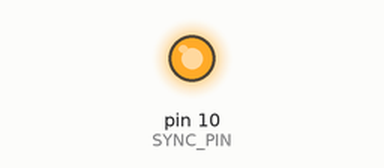
The sketch below on a simulated Arduino Uno, built with avr-gcc and run on an emulated ATmega328P. Parts: output pins drawn as LEDs (lit = HIGH).

Above: at 0.8 s.
Timing chart, 0 to 3.8 s (numbered marks = the images above):
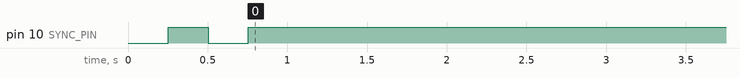

Measured:
- by itself, pin 10 (SYNC_PIN): HIGH → LOW at 0.50 s, → HIGH 0.25 s later

The sketch:

DigitalPotControlV2.ino
```cpp
#include <SPI.h>

/*
  Digital Pot Control

  A - connect this to voltage
  W - this is the pot's wiper, which changes when you set it
  B - connect this to ground.

 The circuit:
  * A pin connected to +5V
  * B pin connected to ground
  * An LED and a 220-ohm resisor in series connected from each W pin to ground
  * CS - to digital pin 10  (SS pin)
  * SDI - to digital pin 11 (MOSI pin)
  * CLK - to digital pin 13 (SCK pin)
*/

const int SYNC_PIN = 10;
const int dataReadyPin = 6;
const uint16_t RDAC_enable_uncalibrated = 6150;
const uint32_t SPI_FREQ = 20000;
const unsigned long LONG_DELAY = 250;
const unsigned long SHRT_DELAY = 1;

void setup() {
  pinMode(SYNC_PIN, OUTPUT);
  pinMode(dataReadyPin, INPUT);
  SPI.begin();
  SPI.beginTransaction(SPISettings(SPI_FREQ, MSBFIRST, SPI_MODE2));
  delay(LONG_DELAY);

  digitalWrite(dataReadyPin, HIGH);
  digitalWrite(SYNC_PIN, LOW);
  sendUint16(RDAC_enable_uncalibrated);
  digitalWrite(dataReadyPin, HIGH);
  digitalWrite(SYNC_PIN, LOW);

  delay(LONG_DELAY);
}

void sendUint16(uint16_t value){
  digitalWrite(dataReadyPin, HIGH);
  digitalWrite(SYNC_PIN, LOW);
  delay(SHRT_DELAY);
  SPI.transfer16(value);
  delay(SHRT_DELAY);
  digitalWrite(SYNC_PIN, HIGH);
  digitalWrite(dataReadyPin, LOW);
  delay(LONG_DELAY);
}

void sendUint(uint8_t value){
  digitalWrite(dataReadyPin, HIGH);
  digitalWrite(SYNC_PIN, LOW);
  delay(SHRT_DELAY);
  SPI.transfer(value);
  delay(SHRT_DELAY);
  digitalWrite(SYNC_PIN, HIGH);
  digitalWrite(dataReadyPin, LOW);
  delay(LONG_DELAY);
}

void loop_through_Rs(){
  for (int level = 1024; level < 2048; level++) {
    sendUint16(level);
    delay(SHRT_DELAY);
    }
  for (int level = 2047; level > 1023; level--) {
    sendUint16(level);
    delay(SHRT_DELAY);
  }
}

void flicker(){
  sendUint16(RDAC_enable_uncalibrated);
  delay(500);
  sendUint16(1024);
  delay(500);
  sendUint16(2047);
  delay(500);
}

void loop() {
  flicker();
}
```
